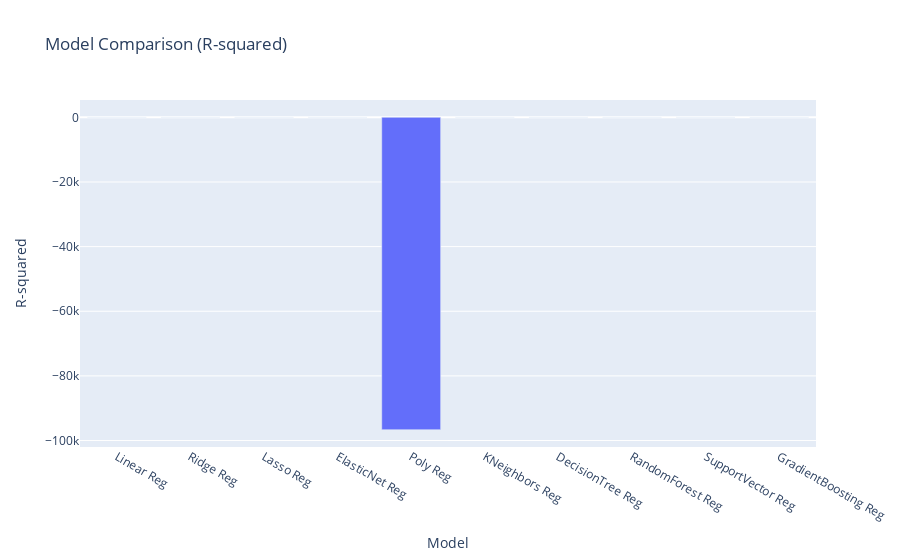

Notebook code for this chart:
### Code cell
rsDf = pd.DataFrame(list(zip(models, rsScores)), columns = ['Model', 'R-squared'])
fig = px.bar(rsDf, x='Model', y='R-squared', title='Model Comparison (R-squared)')
fig.show()

### Figure 1 — Plotly figure (JSON) as saved in the notebook; plotly's stock layout.template omitted (floating-point values rounded to 4 significant figures)
{"data": [{"alignmentgroup": "True", "hovertemplate": "Model=%{x}<br>R-squared=%{y}<extra></extra>", "legendgroup": "", "marker": {"color": "#636efa", "pattern": {"shape": ""}}, "name": "", "offsetgroup": "", "orientation": "v", "showlegend": false, "textposition": "auto", "type": "bar", "x": ["Linear Reg", "Ridge Reg", "Lasso Reg", "ElasticNet Reg", "Poly Reg", "KNeighbors Reg", "DecisionTree Reg", "RandomForest Reg", "SupportVector Reg", "GradientBoosting Reg"], "xaxis": "x", "y": [0.9968, 0.9608, 0.949, 0.9543, -96630.0, 0.9902, 0.9885, 0.9828, 0.07105, 0.9923], "yaxis": "y"}], "layout": {"barmode": "relative", "legend": {"tracegroupgap": 0}, "title": {"text": "Model Comparison (R-squared)"}, "xaxis": {"anchor": "y", "domain": [0, 1], "title": {"text": "Model"}}, "yaxis": {"anchor": "x", "domain": [0, 1], "title": {"text": "R-squared"}}}}
